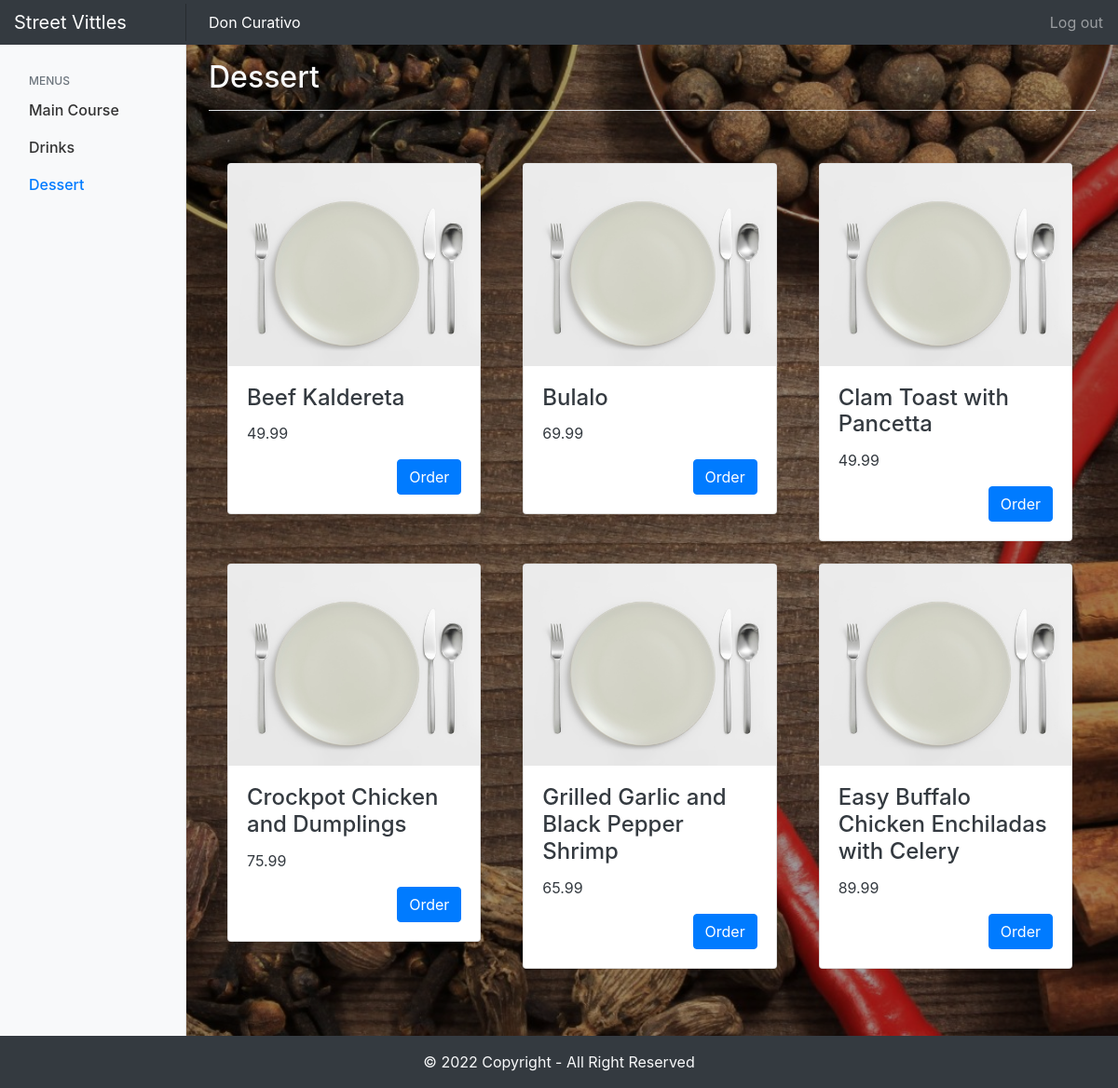
Screenshot of /desserts.php (signed in) with the database file from the repository.
### tables this page shows
CREATE TABLE `category` (
  `id` int(11) NOT NULL,
  `name` varchar(50) NOT NULL,
  `location` varchar(50) NOT NULL
);

CREATE TABLE `dishes` (
  `id` int(11) NOT NULL,
  `name` varchar(100) NOT NULL,
  `cost` double NOT NULL,
  `category_id` int(11) NOT NULL,
  `image` varchar(500) NOT NULL
);

### desserts.php (the view, shortened to what this page needs)
<?php
require_once "config/database.php";
$category = "Dessert";
include('header.php');
?>
	<div class="container">
                <?php
                    $getdishes = "SELECT dishes.name, dishes.cost, dishes.image FROM category JOIN dishes on category.id = dishes.category_id WHERE category.name = '$category';";
                    $result2 = $link->query($getdishes);
                    if ($result2->num_rows > 0) {
                        $column_num = 3;
                        $i = $column_num;
                        $num_rows = $result2->num_rows + $column_num;
                        while($row = $result2->fetch_assoc()) {
                            $x = $i % $column_num;
                            if($x==0){
                                echo "<div class='row'>";
                                $j = $i + $column_num;
                            }
                            $i++;
                ?>
                                <div class="col-md-4">
                                <div class="card mb-4 shadow-sm" style="margin:0px 10px 10px 5px;">
                                    <img class="card-img-top" src="<?php if($row['image'] != ""){ echo $row['image']; } else { echo "./Assets/Picture/default.jpg"; } ?>" alt="avatar" >
                                    <div class="card-body">
                                        <h4 class="card-title text-dark"><?php echo $row['name'];?></h4>
                                        <p class="card-text text-dark" ><?php echo $row['cost'];?></p>
                                        <a href="#" class="btn btn-primary float-right">Order</a>
                                    </div>
                                </div>
                            </div>
                <?php
                            if($i==$j || $i == $num_rows){
                                echo "</div>";
                            }
                        }
                    }
                ?>
            </div>
<?php
include("footer.php");
?>

### header.php (shortened to what this page needs)
<!DOCTYPE html>
<html lang="en">
    <head>
        <link rel="stylesheet" href="main.css">
        <link rel="stylesheet" href="Assets/bootstrap4/css/bootstrap.min.css">
    </head>
    <body>
        <?php
            if(isset($_SESSION["loggedin"])){
        ?>
        <nav class="navbar navbar-dark fixed-top bg-dark flex-md-nowrap p-0 shadow">
            <a class="navbar-brand col-sm-3 col-md-2 mr-0" href="main_course.php">Street Vittles</a>
            <span class="navbar-organizer w-100"><?php echo $_SESSION['firstName'] . " " . $_SESSION['lastName']; ?></span>
            <ul class="navbar-nav px-3">
                <li class="nav-item text-nowrap">
                    <a class="nav-link" id="logout" href="logout.php">Log out</a>
                </li>
            </ul>
        </nav>
        <div class="container-fluid">
            <div class="row">
                <nav class="col-md-2 d-none d-md-block bg-light sidebar">
                    <div class="sidebar-sticky">
                    <h6 class="sidebar-heading d-flex justify-content-between align-items-center px-3 mt-4 mb-1 text-muted">
                        <span><?php echo "Menus";?></span>
                    </h6>
                        <?php
                                $getCategories = "SELECT * FROM category";
                                $result = $link->query($getCategories);
                                if ($result->num_rows > 0) {
                                    while($row = $result->fetch_assoc()) {
                        ?>
                        <ul class="nav flex-column">
                            <li class="nav-item "><a class="nav-link <?php if($category == $row['name']) echo 'active'; ?>" href="<?php echo $row['location'];?>"><?php echo $row['name'];?></a></li>
                        </ul>
                        <?php
                                    }
                                }
                                ?>
                    </div>
                </nav>
                <main role="main" class="col-md-9 ml-sm-auto col-lg-10 px-4 text-light">
                    <div class="border-bottom mb-3 pt-3 pb-2">
                        <div class="d-flex justify-content-between flex-wrap flex-md-nowrap align-items-center">
                            <h1 class="h2"><?php  echo $category; ?></h1>
                        </div>
                    </div>
                    <div class="mb-3 pt-3 pb-2">
                    </div>
        <?php } ?>

### main.css (style rules this page uses)
body { background: url("Assets/Picture/bg.jpg") no-repeat fixed center; background-size: cover; }
.sidebar { position: fixed; top: 0; bottom: 0; left: 0; z-index: 100; padding: 48px 0 0; box-shadow: inset -1px 0 0 rgba(0, 0, 0, .1); }
.sidebar-sticky { position: relative; top: 0; height: calc(100vh - 48px); padding-top: .5rem; overflow-x: hidden; overflow-y: auto; }
.sidebar .nav-link { font-weight: 500; color: #333; }
.sidebar .nav-link.active { color: #007bff; }
.sidebar-heading { font-size: .75rem; text-transform: uppercase; }
.active { color: blue; }
main { padding-top: 48px; padding-bottom: 48px; background-color: rgba(0, 0, 0, 0.376); }
.navbar-brand { padding-top: .75rem; padding-bottom: .75rem; font-size: 1rem; box-shadow: inset -1px 0 0 rgba(0, 0, 0, .25); }
.navbar-organizer { padding: .75rem; padding-left: 1.5rem; color: #fff; }
.card-title { white-space: normal; }

### rows the page displays
category: name "Main Course"
category: name "Drinks"
category: name "Dessert"
dishes: name "Beef Kaldereta", cost "49.99"
dishes: name "Bulalo", cost "69.99"
dishes: name "Clam Toast with Pancetta", cost "49.99"
dishes: name "Crockpot Chicken and Dumplings", cost "75.99"
dishes: name "Grilled Garlic and Black Pepper Shrimp", cost "65.99"
dishes: name "Easy Buffalo Chicken Enchiladas with Celery", cost "89.99"

### other values shown
$_SESSION['firstName'] "Don"
$_SESSION['lastName'] "Curativo"
$category "Dessert"
